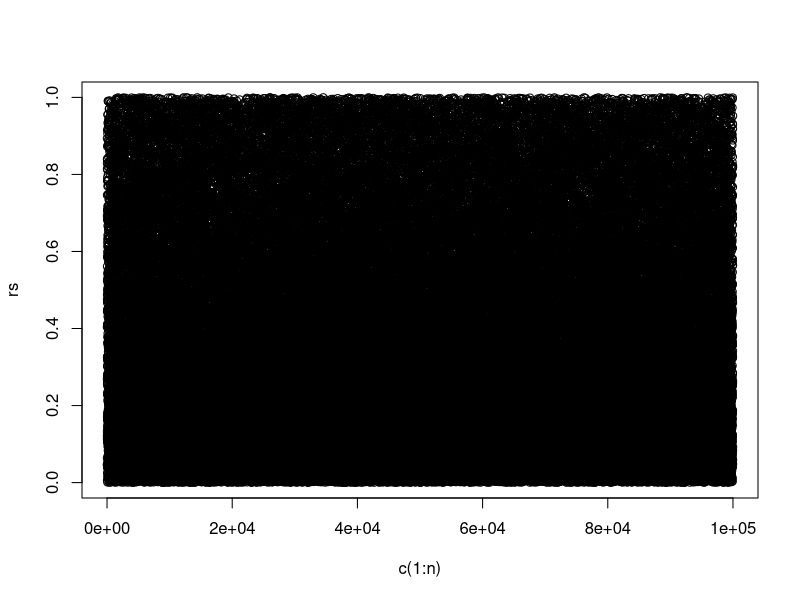
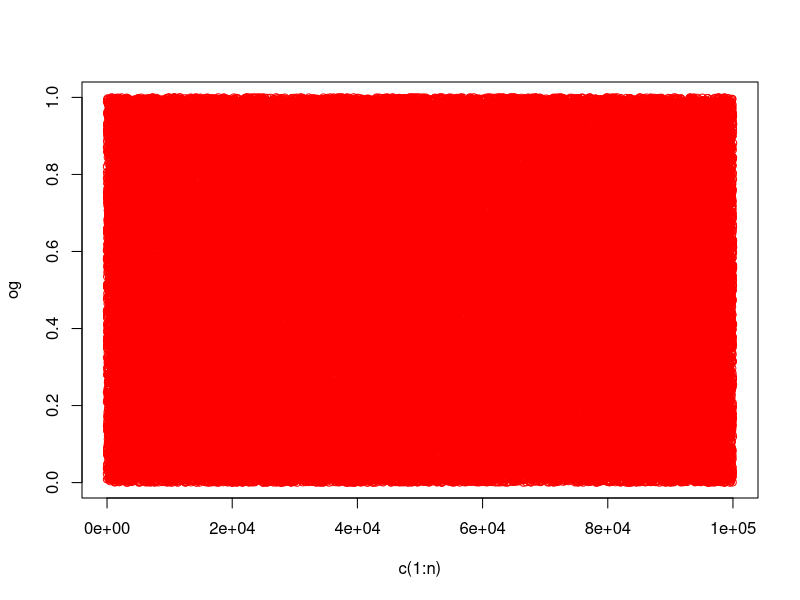
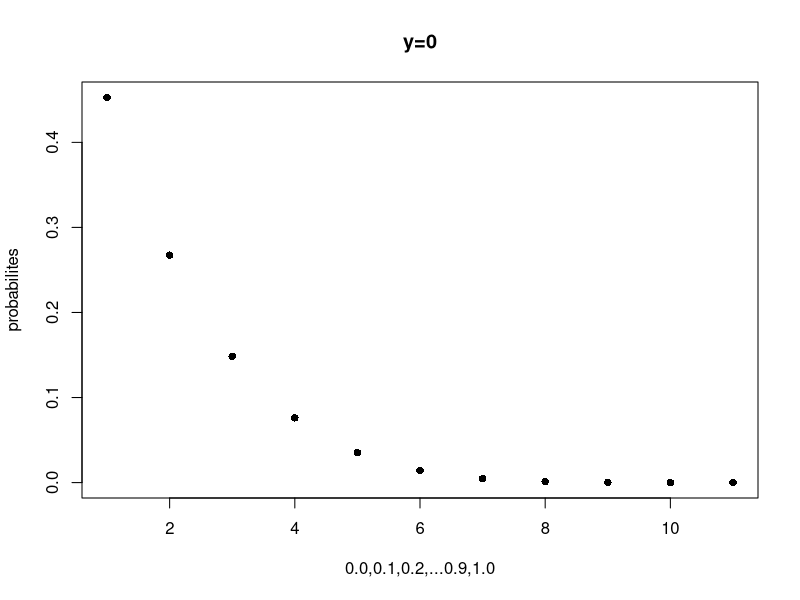
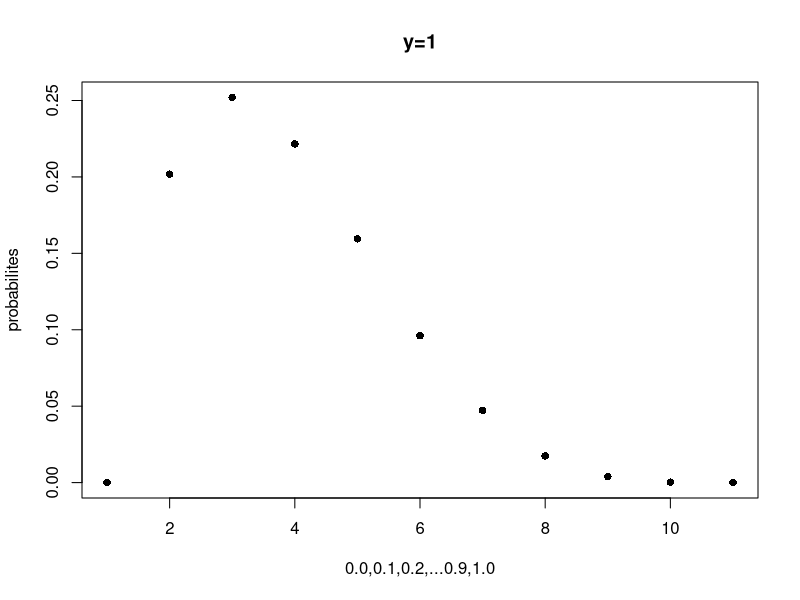
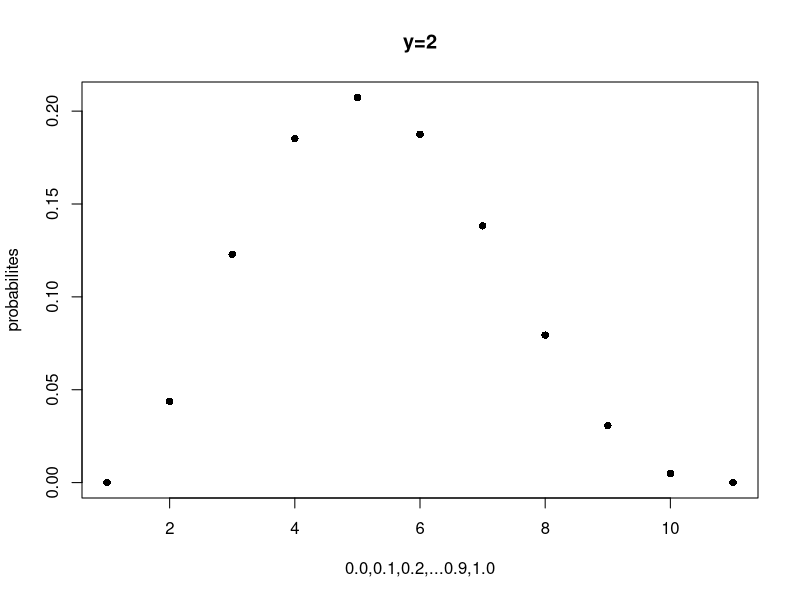
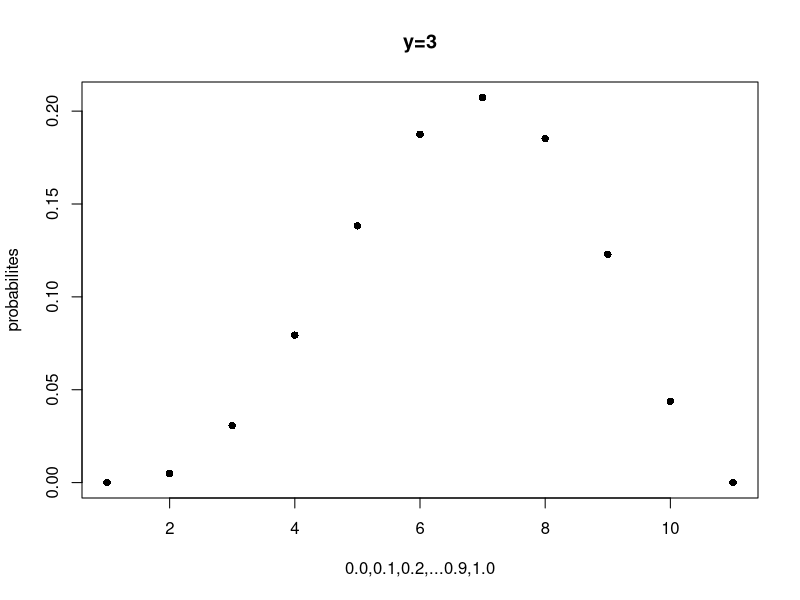
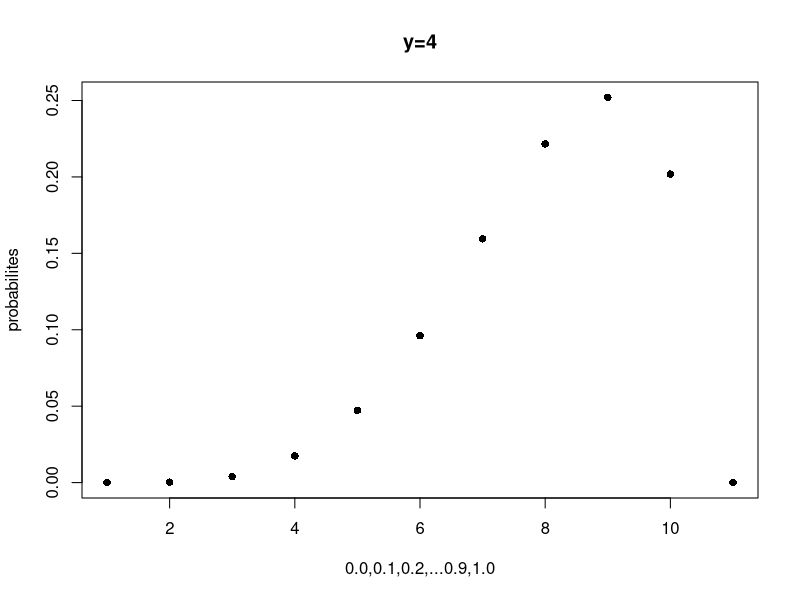
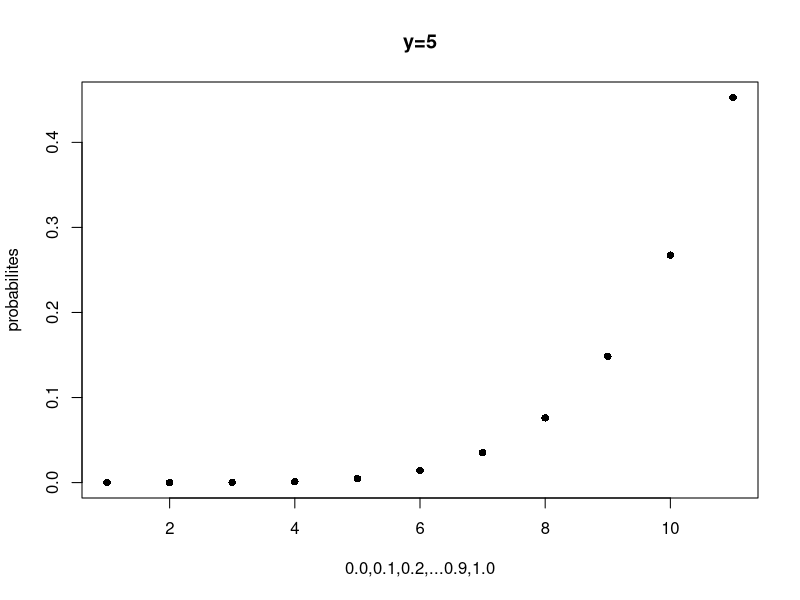

The R script that drew these images, in order:
set.seed(123)
#this is 2a
n=1000000
results = runif(n,0,1)
counter = 1
areas=numeric(0)
while(counter<n)
{
  areas[counter] = results[counter] * results[counter] * pi
  counter= counter + 1
}
print(mean(areas))
print(var(areas))

#this is 3a
set.seed(123)
n= 100000
results = runif(n,0,1)
counter = 1
xs = numeric(0)
ys = numeric(0)
while(counter <= n)
{
  if(results[counter]>=0.5)
  {
    ys[counter]=results[counter]
    xs[counter] = 1-ys[counter]
  }
  else
  {
    xs[counter] = results[counter]
    ys[counter] = 1 -xs[counter]
  }
  counter = counter + 1
}
rs = xs/ys
print(mean(rs))
print(mean(1/rs))
og = runif(n,0,1)
plot(x=c(1:n),y=rs)
plot(x=c(1:n),y=og,col='red')


#4c
set.seed(123)
n=10
runplenty=10000
og = runif(n,0,1)
counter=1
result= numeric(0)
while(counter<=runplenty)
{
  og = runif(n,0,1)
  result[counter]=max(og)
  counter= counter+1
}
print(mean(result))
print(n/(n+1))


#5b
set.seed(123)
n= 1000000
resultsx = rnorm(n,0,1)
resultsy = rnorm(n,1,5)
trueResults = rnorm(n,-1,sqrt(26))
counter = 1
numCorr=0
numCorr2=0
results=numeric(0) 
while(counter<=n)
{
  if(resultsx[counter]<resultsy[counter])
  {
    numCorr = numCorr + 1
  }
  if(trueResults[counter]<0)
  {
    numCorr2 = numCorr2 + 1
  }
  counter= counter+1
}
print(numCorr/n)
print(numCorr2/n)

#6b
set.seed(123)
n=100
numTrials=10000
counter=1
diffRes = numeric(0)
while(counter<numTrials)
{
  resultsx = rnorm(n,69.1,2.9)
  resultsy = rnorm(n,63.7,2.7)
  diffRes[counter] = mean(resultsx)-mean(resultsy)
  counter = counter + 1
}
resultCalc = rnorm(n,5.4,sqrt(15.7/n))
print(mean(diffRes))
print(mean(resultCalc))
print(var(diffRes))
print(var(resultCalc))

#7b,c
set.seed(123)
calcwithy = function(y,pindex)
{
  set.seed(123)
  n=5
  numdifps = 11
  counter = 1
  denom=0
  numer=0
  probs=c(0.0,0.1,.2,.3,.4,.5,.6,.7,.8,.9,1.0)
  while(counter<=numdifps)
  {
    val = dbinom(y,n,probs[counter]) # not simulatin
    #print(probs[counter])
    if(counter == pindex)
    {
      numer = val
    }
    denom = denom + val
    counter = counter + 1
  }
  print(numer)
  return(numer/denom)
}

for (yval in (0:5))
{
  results=numeric(0)
  for (num in (1:11))
  {
    results[num] = calcwithy(yval,num)
  }
  title = paste("y=",yval,sep="")
  xlabel = "0.0,0.1,0.2,...0.9,1.0"
  pdf(paste(title,"graph.pdf",sep="")) 
  plot(x=c(1:11),y=results,xlab=xlabel,ylab="probabilites",pch=16,main = title)
  dev.off()
}
#8b
set.seed(123)
n=10000
unifVals = runif(n,0,1)
invert = log(unifVals/(1-unifVals))
res = (invert<3 & invert>2)
print(sum(res == TRUE))
